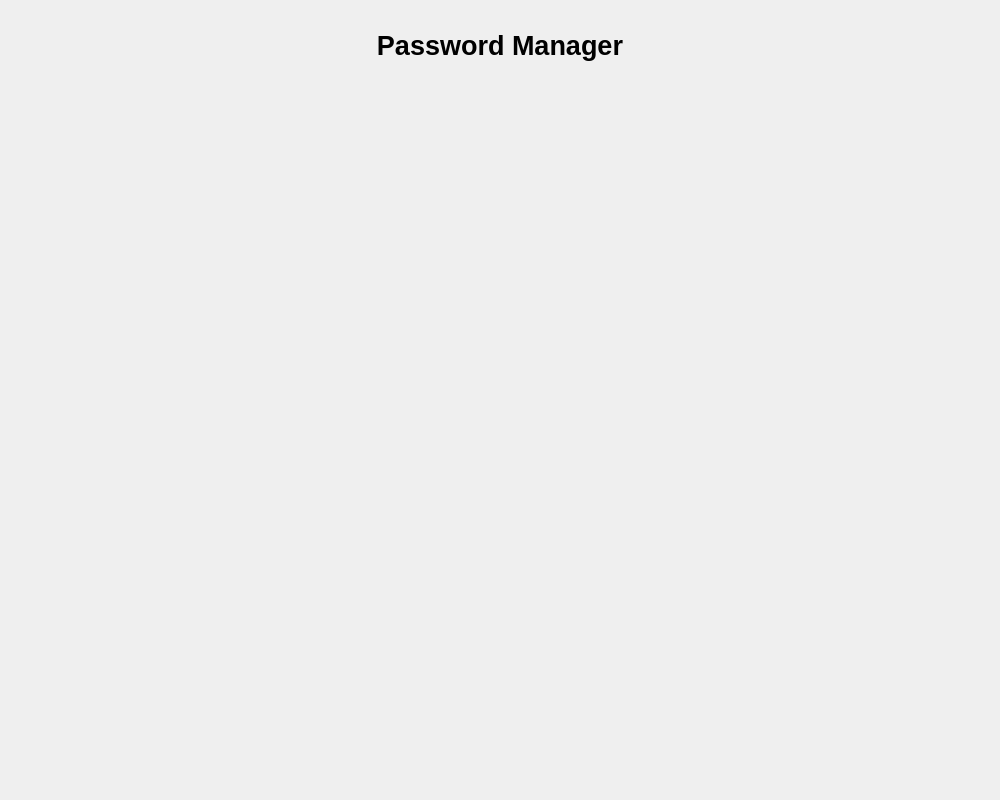
<?xml version="1.0" encoding="UTF-8"?>
<ui version="4.0">
 <class>MainWindow</class>
 <widget class="QMainWindow" name="MainWindow">
  <property name="geometry">
   <rect>
    <x>0</x>
    <y>0</y>
    <width>1000</width>
    <height>800</height>
   </rect>
  </property>
  <property name="font">
   <font>
    <pointsize>9</pointsize>
   </font>
  </property>
  <property name="windowTitle">
   <string>MainWindow</string>
  </property>
  <property name="styleSheet">
   <string notr="true"/>
  </property>
  <widget class="QWidget" name="centralWidget">
   <widget class="QLabel" name="label">
    <property name="geometry">
     <rect>
      <x>0</x>
      <y>20</y>
      <width>1000</width>
      <height>50</height>
     </rect>
    </property>
    <property name="font">
     <font>
      <pointsize>20</pointsize>
      <weight>75</weight>
      <bold>true</bold>
     </font>
    </property>
    <property name="text">
     <string>Password Manager</string>
    </property>
    <property name="alignment">
     <set>Qt::AlignCenter</set>
    </property>
   </widget>
  </widget>
 </widget>
 <layoutdefault spacing="6" margin="11"/>
 <resources/>
 <connections/>
</ui>
